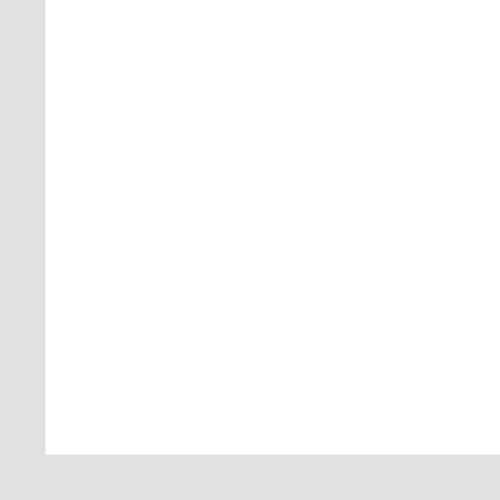
Frame 1 (no input)
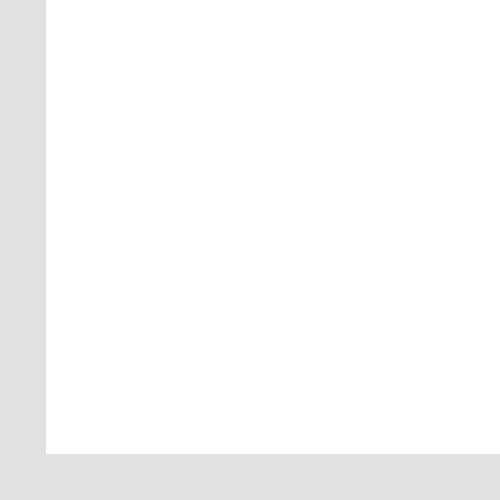
Frame 60 (no input)
Frame 120 (the mouse pressed at the canvas centre since frame 60): identical to frame 60, image omitted

The p5.js sketch that drew these frames (run headless with seeded random() and noise() and a simulated clock; from frame 60 on, the mouse is pressed at the canvas centre):

// p5.js sketch
// ── sketch.js
var ncir = 11;
var radius = 4*500/ncir/5/2;
var padd = 1*500/ncir/5/2;
var square = radius + padd;

var cirL = [];
var cirD = [];
var speeds = [];



function setup() {
    createCanvas(500, 500);

    for (var i=0; i+1<ncir; i++) {
        cirL[i] = ([square, height - square*(2*i+3)]);
        cirD[i] = ([square*(2*i+3), height - square]);

        speeds[i] = 0.005 + 0.005*(i+1);
    }
}


function draw() {
    fill(225);
    noStroke();
    rect(0, height - 2*(radius+padd), width, height);
    rect(0, 0, 2*(radius+padd), height);
    
    
    for (var i=0; i+1<ncir; i++) { 
        
        noFill();
        stroke(0);
        ellipse(cirL[i][0], cirL[i][1], 2*radius)
        ellipse(cirD[i][0], cirD[i][1], 2*radius)
        
        noStroke();
        fill(0);
        var pos1 = speeds[i]*frameCount+Math.PI/2;
        var pos2 = -speeds[i]*frameCount+2*Math.PI/2;
        ellipse(cirL[i][0] + radius*sin(pos1),
                    cirL[i][1] + radius*cos(pos1), radius/5);
        ellipse(cirD[i][0] + radius*sin(pos2),
                    cirD[i][1] + radius*cos(pos2), radius/5);
    
        for (var j=0; j+1<ncir; j++) {

            var pos1 = speeds[i]*frameCount+Math.PI/2;
            var pos2 = -speeds[j]*frameCount+2*Math.PI/2;
            ellipse(cirD[j][0] + radius*sin(pos2),
               cirL[i][1] + radius*cos(pos1), 0.5);     
        }
    }

}
